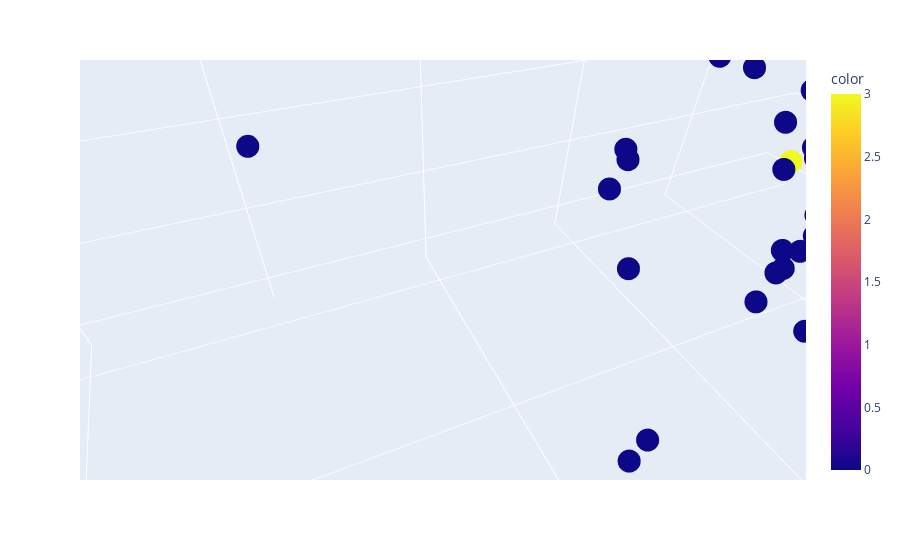

The notebook cell this image was saved under:
### Code cell
# interactive model

px.scatter_3d(pca_df, 'z1', 'z2', 'z3', color=characteristics_im['hc_s_label'])

### Figure 1 — Plotly figure (JSON) as saved in the notebook; plotly's stock layout.template omitted (floating-point values rounded to 4 significant figures; data arrays with more than 128 entries replaced by an {"elided": "..."} marker saying what was removed)
{"data": [{"hovertemplate": "z1=%{x}<br>z2=%{y}<br>z3=%{z}<br>color=%{marker.color}<extra></extra>", "legendgroup": "", "marker": {"color": {"elided": "271 int values"}, "coloraxis": "coloraxis", "symbol": "circle"}, "mode": "markers", "name": "", "scene": "scene", "showlegend": false, "type": "scatter3d", "x": {"elided": "271 float values"}, "y": {"elided": "271 float values"}, "z": {"elided": "271 float values"}}], "layout": {"autosize": true, "coloraxis": {"colorbar": {"title": {"text": "color"}}, "colorscale": [[0, "#0d0887"], [0.1111, "#46039f"], [0.2222, "#7201a8"], [0.3333, "#9c179e"], [0.4444, "#bd3786"], [0.5556, "#d8576b"], [0.6667, "#ed7953"], [0.7778, "#fb9f3a"], [0.8889, "#fdca26"], [1, "#f0f921"]]}, "legend": {"tracegroupgap": 0}, "margin": {"t": 60}, "scene": {"aspectmode": "auto", "aspectratio": {"x": 1.418, "y": 0.8857, "z": 0.796}, "camera": {"center": {"x": 0, "y": 0, "z": 0}, "eye": {"x": 0.002833, "y": 0.006908, "z": 0.006653}, "projection": {"type": "perspective"}, "up": {"x": 0, "y": 0, "z": 1}}, "domain": {"x": [0, 1], "y": [0, 1]}, "xaxis": {"title": {"text": "z1"}, "type": "linear"}, "yaxis": {"title": {"text": "z2"}, "type": "linear"}, "zaxis": {"title": {"text": "z3"}, "type": "linear"}}}}
